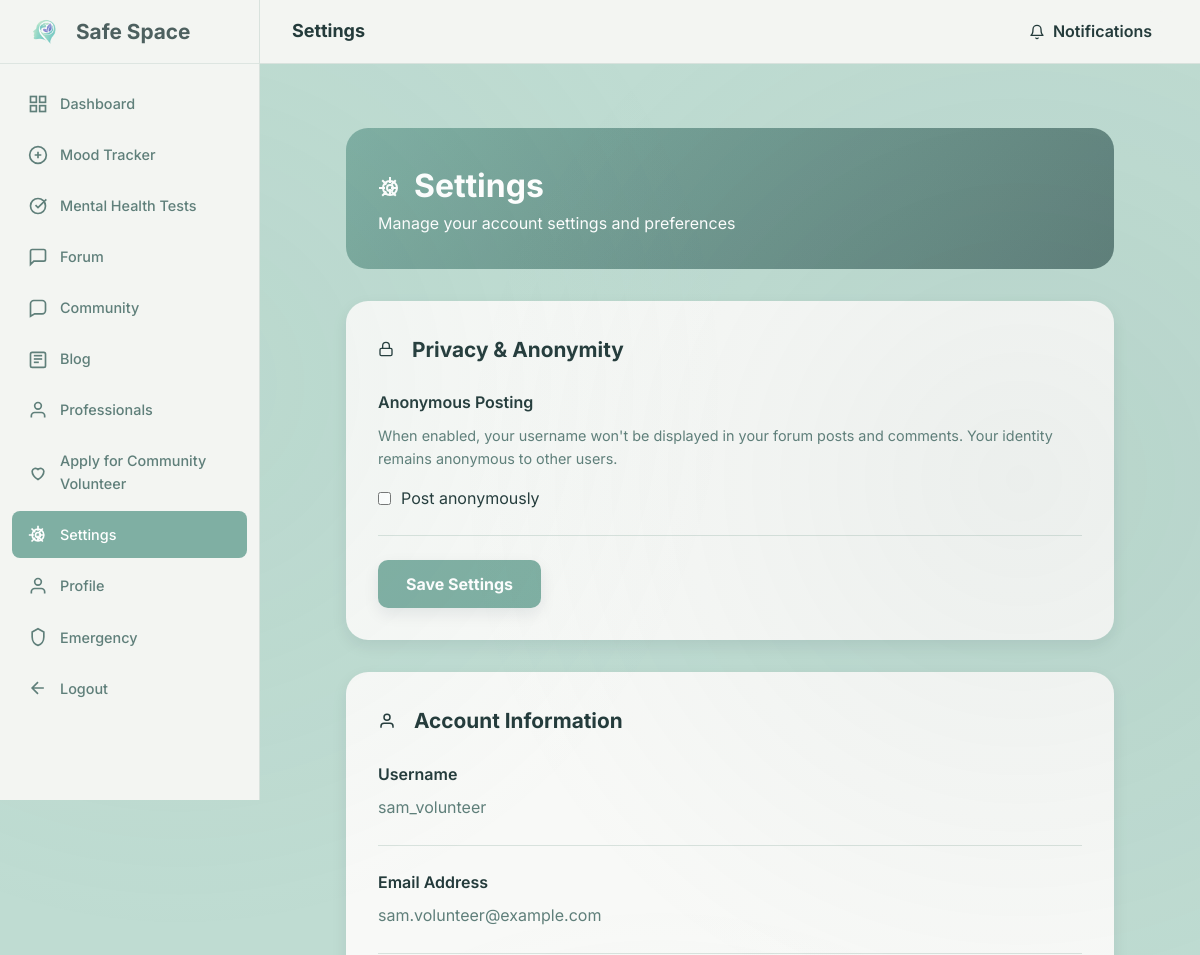
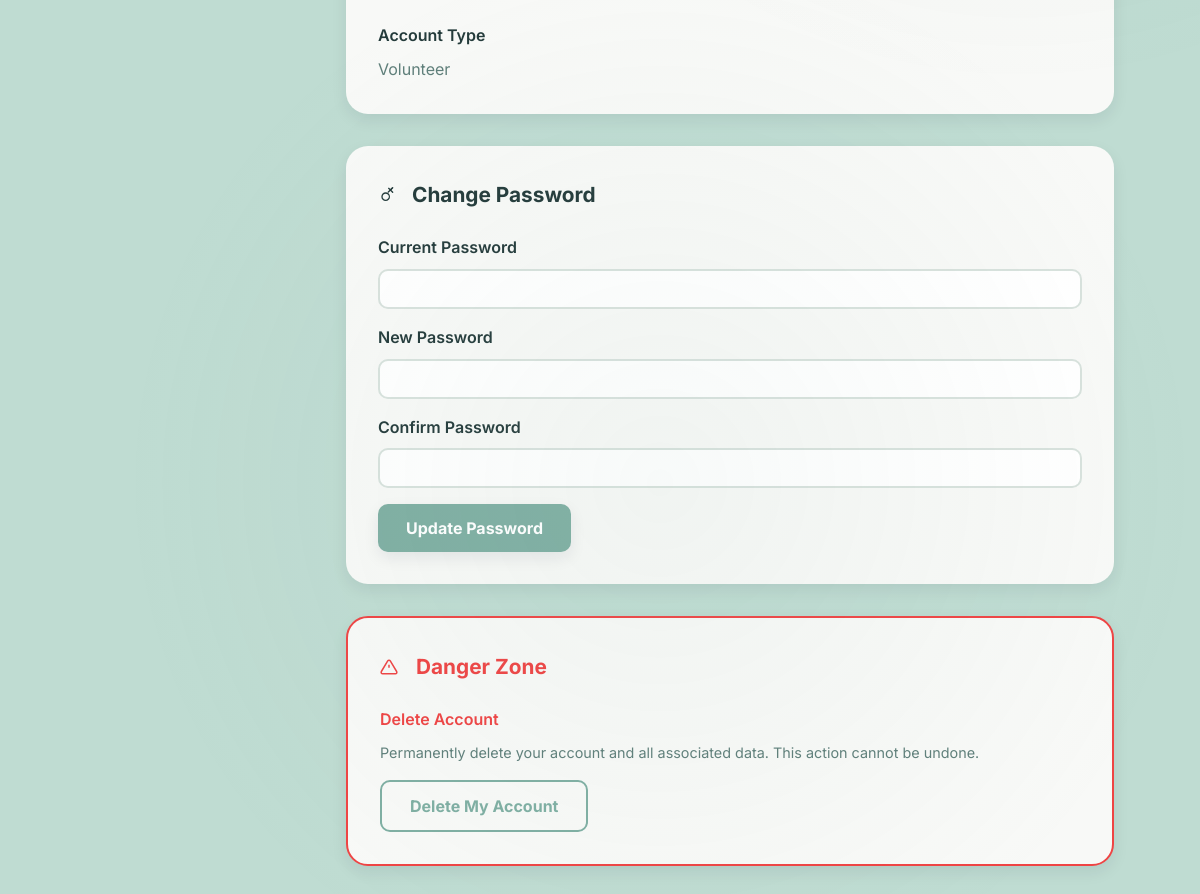
Page /dashboard/settings.php (signed in) on the committed database (2 pictures, top to bottom).
### tables this page shows
CREATE TABLE users (
    user_id INT AUTO_INCREMENT PRIMARY KEY,
    username VARCHAR(50) UNIQUE NOT NULL,
    email VARCHAR(100) UNIQUE NOT NULL,
    password_hash VARCHAR(255) NOT NULL,
    full_name VARCHAR(100) NULL,
    phone VARCHAR(30) NULL,
    user_type ENUM('patient', 'professional', 'volunteer', 'supporter', 'community_healer') NOT NULL,
    is_anonymous BOOLEAN DEFAULT TRUE,
    is_verified BOOLEAN DEFAULT FALSE,
    is_active BOOLEAN DEFAULT TRUE,
    profile_picture VARCHAR(255) NULL,
    bio TEXT NULL,
    date_of_birth DATE NULL,
    gender ENUM('male', 'female', 'non_binary', 'prefer_not_to_say', 'other') NULL,
    country VARCHAR(100) NULL,
    timezone VARCHAR(50) DEFAULT 'UTC',
    created_at TIMESTAMP DEFAULT CURRENT_TIMESTAMP,
    last_login TIMESTAMP NULL,
    email_verified_at TIMESTAMP NULL,
    verification_token VARCHAR(100) NULL,
    reset_token VARCHAR(100) NULL,
    reset_token_expiry TIMESTAMP NULL,
    INDEX idx_username (username),
    INDEX idx_email (email),
    INDEX idx_user_type (user_type),
    INDEX idx_is_active (is_active)
);

### config/config.php (called while the page is built, shortened)
<?php
function get_user_id() {
    return $_SESSION['user_id'] ?? null;
}
?>

### dashboard/settings.php (the view, shortened to what this page needs)
<?php
require_once '../config/config.php';
$user_id = get_user_id();
$db = Database::getInstance();
$conn = $db->getConnection();
$user_stmt = $conn->prepare("SELECT * FROM users WHERE user_id = ?");
$user_stmt->bind_param("i", $user_id);
$user_stmt->execute();
$user = $user_stmt->get_result()->fetch_assoc();
?>
<!DOCTYPE html>
<html lang="en">
<head>
    <link rel="stylesheet" href="../assets/css/styles.css">
    <link rel="stylesheet" href="includes/dashboard-layout.css">
</head>
<body>
    <div class="dashboard-wrapper">
        <?php include 'includes/sidebar.php'; ?>
        <main class="main-content">
            <div class="top-bar">
                <h2 style="margin: 0; font-size: 18px; color: var(--text-primary);">Settings</h2>
                <div class="top-bar-right">
                    <a href="notifications.php" style="text-decoration: none; color: var(--text-primary); font-weight: 600; padding: 8px 16px; background: var(--light-bg); border-radius: 8px; display: flex; align-items: center; gap: 8px;">
                        <svg class="icon icon--sm" viewBox="0 0 24 24" fill="none" stroke="currentColor" stroke-width="2" stroke-linecap="round" stroke-linejoin="round" aria-hidden="true"><path d="M18 8a6 6 0 0 0-12 0c0 7-3 9-3 9h18s-3-2-3-9"/><path d="M13.73 21a2 2 0 0 1-3.46 0"/></svg>
                        Notifications
                    </a>
                </div>
            </div>
            <div class="content-area">
                <div class="settings-container">
                    <div class="settings-header">
                        <h1>Settings</h1>
                        <p>Manage your account settings and preferences</p>
                    </div>
                    <div class="settings-card">
                        <div class="card-title"><svg class="icon icon--sm" viewBox="0 0 24 24" fill="none" stroke="currentColor" stroke-width="2" stroke-linecap="round" stroke-linejoin="round" aria-hidden="true" style="margin-right: 8px;"><rect x="3" y="11" width="18" height="11" rx="2" ry="2"/><path d="M7 11V7a5 5 0 0 1 10 0v4"/></svg>Privacy & Anonymity</div>
                        <form method="POST" action="">
                            <div class="setting-group">
                                <div class="setting-label">Anonymous Posting</div>
                                <div class="setting-description">
                                    When enabled, your username won't be displayed in your forum posts and comments.
                                    Your identity remains anonymous to other users.
                                </div>
                                <div class="checkbox-group">
                                    <input type="checkbox" id="anonymous" name="is_anonymous"
                                           <?php echo $user['is_anonymous'] ? 'checked' : ''; ?>>
                                    <label for="anonymous" style="margin-bottom: 0;">Post anonymously</label>
                                </div>
                            </div>
                            <button type="submit" name="update_settings" class="btn btn-primary">Save Settings</button>
                        </form>
                    </div>
                    <div class="settings-card">
                        <div class="card-title"><svg viewBox="0 0 24 24" width="18" height="18" fill="none" stroke="currentColor" stroke-width="2" style="display: inline-block; margin-right: 8px; vertical-align: middle;"><path d="M20 21v-2a4 4 0 00-4-4H8a4 4 0 00-4 4v2M12 3a4 4 0 100 8 4 4 0 000-8z"/></svg>Account Information</div>
                        <div class="setting-group">
                            <div class="setting-label">Username</div>
                            <p style="color: var(--text-secondary); margin: 0;">
                                <?php echo htmlspecialchars($user['username']); ?>
                            </p>
                        </div>
                        <div class="setting-group">
                            <div class="setting-label">Email Address</div>
                            <p style="color: var(--text-secondary); margin: 0;">
                                <?php echo htmlspecialchars($user['email']); ?>
                            </p>
                        </div>
                        <div class="setting-group">
                            <div class="setting-label">Account Type</div>
                            <p style="color: var(--text-secondary); margin: 0;">
                                <?php echo ucfirst($user['user_type']); ?>
                            </p>
                        </div>
                    </div>
                    <div class="settings-card">
                        <div class="card-title">Change Password</div>
                        <form method="POST" action="">
                            <div class="form-group">
                                <label>Current Password</label>
                                <input type="password" name="current_password" required>
                            </div>
                            <div class="form-group">
                                <label>New Password</label>
                                <input type="password" name="new_password" required>
                            </div>
                            <div class="form-group">
                                <label>Confirm Password</label>
                                <input type="password" name="confirm_password" required>
                            </div>
                            <button type="submit" name="change_password" class="btn btn-primary">Update Password</button>
                        </form>
                    </div>
                    <div class="settings-card" style="border: 2px solid var(--error);">
                        <div class="card-title" style="color: var(--error);">Danger Zone</div>
                        <div class="setting-group">
                            <div class="setting-label" style="color: var(--error);">Delete Account</div>
                            <div class="setting-description">
                                Permanently delete your account and all associated data. This action cannot be undone.
                            </div>
                            <button type="button" class="btn btn-secondary"
                                    onclick="if(confirm('Are you sure? This cannot be undone.')) { alert('Account deletion feature coming soon!'); }">
                                Delete My Account
                            </button>
                        </div>
                    </div>
                </div>
            </div>
        </main>
    </div>
</body>
</html>

### assets/css/styles.css (style rules this page uses)
:root { --bg-page: #BFDCD2; --bg-primary: #BFDCD2; --bg-surface: #F3F5F2; --bg-card: #F8F9F7; --accent-primary: #7FAFA3; --accent-soft: #9FBFB6; --border-soft: #D8E2DD; --primary-color: #7FAFA3; --primary-dark: #6A9A8E; --primary-light: #9FBFB6; --secondary-color: #5F7F7A; --accent-color: #9FBFB6; --accent-warm: #7FAFA3; --white: #F8F9F7; --light-bg: #F3F5F2; --light-gray: #D8E2DD; --medium-gray: #5F7F7A; --dark-gray: #243B3B; --text-primary: #243B3B; --text-secondary: #5F7F7A; --success: #22c55e; --warning: #f59e0b; --error: #ef4444; --info: #3b82f6; --shadow-sm: 0 6px 16px rgba(12, 27, 51, 0.08); --shadow-md: 0 12px 28px rgba(12, 27, 51, 0.12); --shadow-lg: 0 18px 48px rgba(12, 27, 51, 0.18); --shadow-glow: 0 0 24px rgba(20, 184, 166, 0.35); --radius-sm: 10px; --radius-md: 14px; --radius-lg: 22px; --radius-xl: 32px; --transition-fast: 0.18s ease; --transition-normal: 0.3s ease; --transition-slow: 0.5s ease; --spacing-xs: 0.5rem; --spacing-sm: 1rem; --spacing-md: 1.5rem; --spacing-lg: 2rem; --spacing-xl: 3rem; }
* { margin: 0; padding: 0; box-sizing: border-box; }
html { font-size: 16px; scroll-behavior: smooth; }
body { font-family: 'Inter', 'DM Sans', 'Poppins', system-ui, -apple-system, sans-serif; background: var(--bg-primary); color: var(--text-primary); line-height: 1.6; min-height: 100vh; overflow-x: hidden; position: relative; margin: 0; }
.icon { width: 1em !important; height: 1em !important; display: inline-block; vertical-align: -0.125em; flex: 0 0 auto; }
.icon--sm { width: 16px !important; height: 16px !important; }
body::before { content: ''; position: fixed; top: 0; left: 0; width: 100%; height: 100%; background: radial-gradient(circle at 15% 20%, rgba(127, 175, 163, 0.08), transparent 30%), radial-gradient(circle at 85% 25%, rgba(95, 127, 122, 0.08), transparent 32%), radial-gradient(circle at 55% 75%, rgba(159, 191, 182, 0.08), transparent 34%); pointer-events: none; z-index: 0; }
.form-group { margin-bottom: var(--spacing-md); }
.btn { display: inline-block; padding: 14px 28px; border: none; border-radius: var(--radius-sm); font-size: 1rem; font-weight: 700; cursor: pointer; transition: all var(--transition-normal); text-align: center; text-decoration: none; font-family: inherit; }
.btn-primary { background: var(--accent-primary); color: #FFFFFF; box-shadow: var(--shadow-sm); }
.btn-secondary { background: transparent; color: var(--accent-primary); border: 2px solid var(--accent-primary); }

### dashboard/includes/dashboard-layout.css (style rules this page uses)
.dashboard-wrapper { display: flex; min-height: 100vh; margin: 0; padding: 0; }
.main-content { flex: 1; margin-left: 260px; padding: 0; width: calc(100% - 260px); }
.top-bar { background: var(--bg-surface, #F3F5F2); border-bottom: 1px solid var(--border-soft, #D8E2DD); padding: 0 32px; display: flex; justify-content: space-between; align-items: center; position: sticky; top: 0; z-index: 99; height: 64px; margin: 0; }
.top-bar-right { display: flex; gap: 16px; align-items: center; }
.content-area { padding: 2rem; }

### dashboard/settings.php (style rules this page uses)
.settings-container { max-width: 800px; margin: 0 auto; padding: 2rem 1rem; }
.settings-header { background: linear-gradient(135deg, var(--primary-color), var(--secondary-color)); color: white; padding: 2rem; border-radius: var(--radius-lg); margin-bottom: 2rem; }
.settings-card { background: var(--bg-card, #F8F9F7); padding: 2rem; border-radius: var(--radius-lg); margin-bottom: 2rem; box-shadow: var(--shadow-sm); }
.card-title { font-size: 1.3rem; font-weight: 700; color: var(--text-primary); margin-bottom: 1.5rem; display: flex; align-items: center; gap: 10px; }
.setting-group { margin-bottom: 1.5rem; padding-bottom: 1.5rem; border-bottom: 1px solid var(--light-gray); }
.setting-group:last-child { border-bottom: none; margin-bottom: 0; padding-bottom: 0; }
.setting-label { font-weight: 600; color: var(--text-primary); margin-bottom: 0.5rem; }
.setting-description { font-size: 0.9rem; color: var(--text-secondary); margin-bottom: 1rem; }
.form-group { margin-bottom: 1rem; }
.form-group label { display: block; font-weight: 600; margin-bottom: 0.5rem; color: var(--text-primary); }
.form-group input { width: 100%; padding: 10px; border: 2px solid var(--light-gray); border-radius: var(--radius-sm); font-family: inherit; }
.checkbox-group { display: flex; align-items: center; gap: 10px; }
.checkbox-group input { width: auto; }

### rows in the picture
users: username "sam_volunteer", email "sam.volunteer@example.com", user_type "Volunteer"
